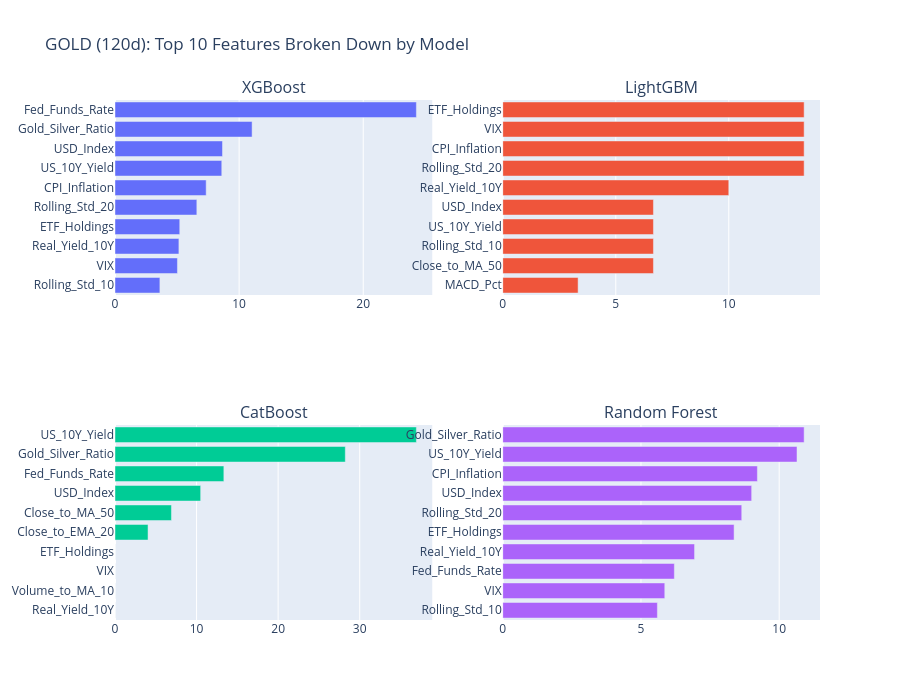
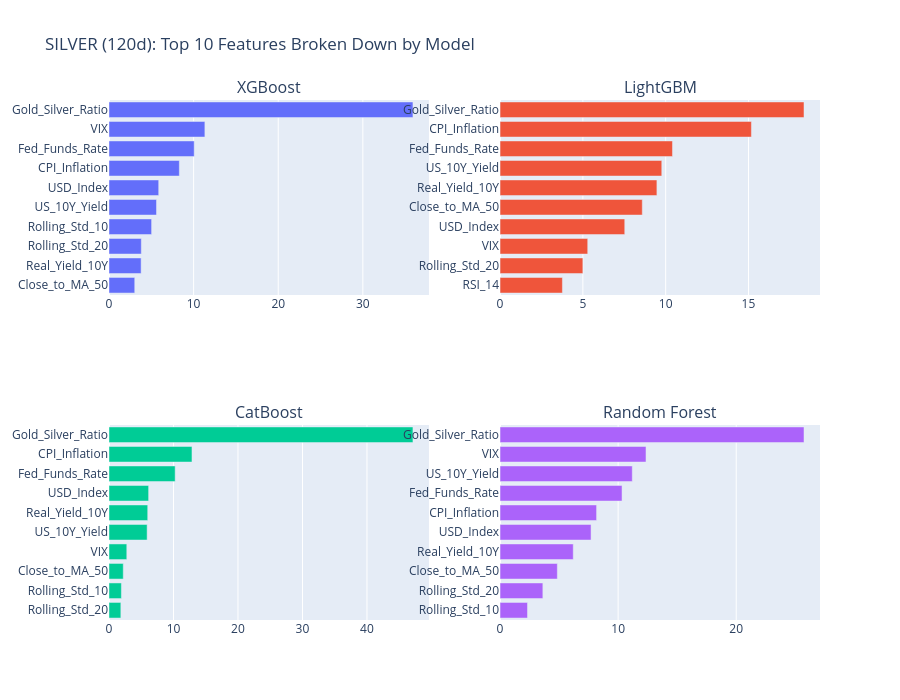
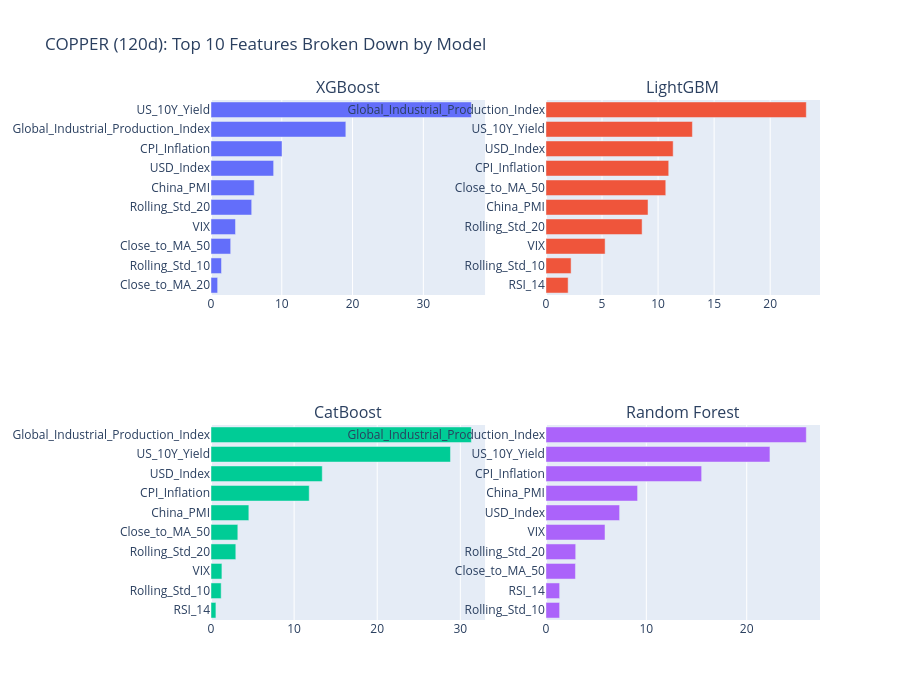
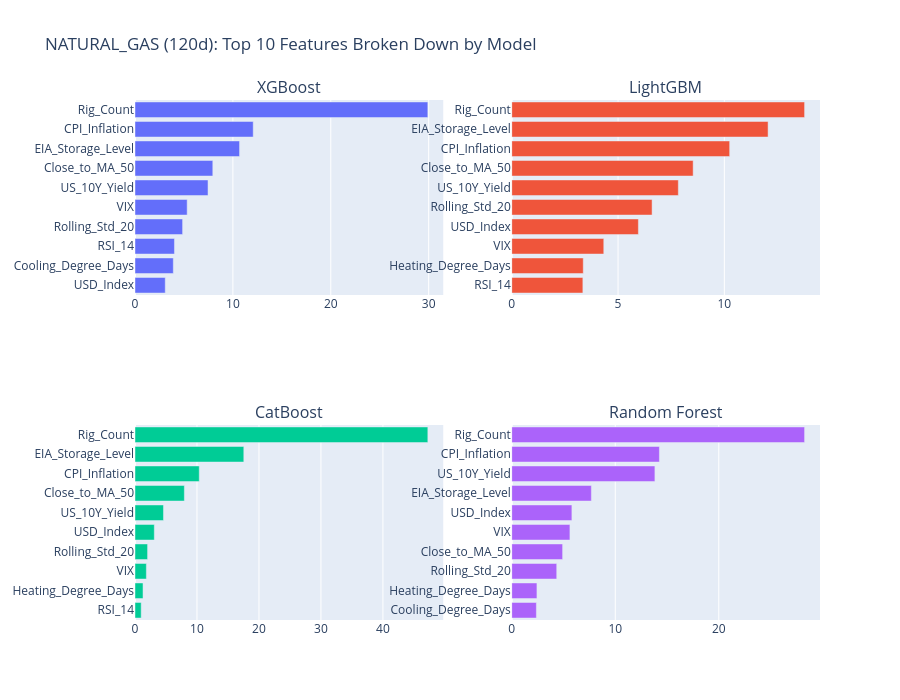

Source (notebook cell) for these figures, in order:
### Code cell
from plotly.subplots import make_subplots

for name in commodities:
    df_fi = feature_importances[name]
    # Normalize each column to 100%
    df_fi_norm = df_fi.div(df_fi.sum(axis=0), axis=1) * 100
    
    fig = make_subplots(rows=2, cols=2, subplot_titles=("XGBoost", "LightGBM", "CatBoost", "Random Forest"))
    models = ["XGBoost", "LightGBM", "CatBoost", "RandomForest"]
    
    for i, model_name in enumerate(models):
        row = (i // 2) + 1
        col = (i % 2) + 1
        
        top_10 = df_fi_norm[model_name].sort_values(ascending=True).tail(10)
        
        fig.add_trace(go.Bar(x=top_10.values, y=top_10.index, orientation='h', name=model_name), row=row, col=col)
        
    fig.update_layout(height=700, title_text=f"{name.upper()} ({HORIZON}d): Top 10 Features Broken Down by Model", showlegend=False)
    fig.show()

### Figure 1 — Plotly figure (JSON) as saved in the notebook; plotly's stock layout.template omitted (floating-point values rounded to 4 significant figures)
{"data": [{"name": "XGBoost", "orientation": "h", "type": "bar", "x": [3.617, 5.031, 5.149, 5.217, 6.594, 7.346, 8.602, 8.661, 11.05, 24.28], "xaxis": "x", "y": ["Rolling_Std_10", "VIX", "Real_Yield_10Y", "ETF_Holdings", "Rolling_Std_20", "CPI_Inflation", "US_10Y_Yield", "USD_Index", "Gold_Silver_Ratio", "Fed_Funds_Rate"], "yaxis": "y"}, {"name": "LightGBM", "orientation": "h", "type": "bar", "x": [3.333, 6.667, 6.667, 6.667, 6.667, 10.0, 13.33, 13.33, 13.33, 13.33], "xaxis": "x2", "y": ["MACD_Pct", "Close_to_MA_50", "Rolling_Std_10", "US_10Y_Yield", "USD_Index", "Real_Yield_10Y", "Rolling_Std_20", "CPI_Inflation", "VIX", "ETF_Holdings"], "yaxis": "y2"}, {"name": "CatBoost", "orientation": "h", "type": "bar", "x": [0.0, 0.0, 0.0, 0.0, 4.051, 6.92, 10.5, 13.34, 28.24, 36.95], "xaxis": "x3", "y": ["Real_Yield_10Y", "Volume_to_MA_10", "VIX", "ETF_Holdings", "Close_to_EMA_20", "Close_to_MA_50", "USD_Index", "Fed_Funds_Rate", "Gold_Silver_Ratio", "US_10Y_Yield"], "yaxis": "y3"}, {"name": "RandomForest", "orientation": "h", "type": "bar", "x": [5.594, 5.861, 6.207, 6.938, 8.369, 8.645, 9.004, 9.211, 10.64, 10.9], "xaxis": "x4", "y": ["Rolling_Std_10", "VIX", "Fed_Funds_Rate", "Real_Yield_10Y", "ETF_Holdings", "Rolling_Std_20", "USD_Index", "CPI_Inflation", "US_10Y_Yield", "Gold_Silver_Ratio"], "yaxis": "y4"}], "layout": {"annotations": [{"font": {"size": 16}, "showarrow": false, "text": "XGBoost", "x": 0.225, "xanchor": "center", "xref": "paper", "y": 1, "yanchor": "bottom", "yref": "paper"}, {"font": {"size": 16}, "showarrow": false, "text": "LightGBM", "x": 0.775, "xanchor": "center", "xref": "paper", "y": 1, "yanchor": "bottom", "yref": "paper"}, {"font": {"size": 16}, "showarrow": false, "text": "CatBoost", "x": 0.225, "xanchor": "center", "xref": "paper", "y": 0.375, "yanchor": "bottom", "yref": "paper"}, {"font": {"size": 16}, "showarrow": false, "text": "Random Forest", "x": 0.775, "xanchor": "center", "xref": "paper", "y": 0.375, "yanchor": "bottom", "yref": "paper"}], "height": 700, "showlegend": false, "title": {"text": "GOLD (120d): Top 10 Features Broken Down by Model"}, "xaxis": {"anchor": "y", "domain": [0, 0.45]}, "xaxis2": {"anchor": "y2", "domain": [0.55, 1]}, "xaxis3": {"anchor": "y3", "domain": [0, 0.45]}, "xaxis4": {"anchor": "y4", "domain": [0.55, 1]}, "yaxis": {"anchor": "x", "domain": [0.625, 1]}, "yaxis2": {"anchor": "x2", "domain": [0.625, 1]}, "yaxis3": {"anchor": "x3", "domain": [0, 0.375]}, "yaxis4": {"anchor": "x4", "domain": [0, 0.375]}}}

### Figure 2 — Plotly figure (JSON) as saved in the notebook; plotly's stock layout.template omitted (floating-point values rounded to 4 significant figures)
{"data": [{"name": "XGBoost", "orientation": "h", "type": "bar", "x": [3.042, 3.796, 3.817, 5.035, 5.615, 5.874, 8.312, 10.07, 11.33, 35.92], "xaxis": "x", "y": ["Close_to_MA_50", "Real_Yield_10Y", "Rolling_Std_20", "Rolling_Std_10", "US_10Y_Yield", "USD_Index", "CPI_Inflation", "Fed_Funds_Rate", "VIX", "Gold_Silver_Ratio"], "yaxis": "y"}, {"name": "LightGBM", "orientation": "h", "type": "bar", "x": [3.765, 5.0, 5.294, 7.529, 8.588, 9.471, 9.765, 10.41, 15.18, 18.35], "xaxis": "x2", "y": ["RSI_14", "Rolling_Std_20", "VIX", "USD_Index", "Close_to_MA_50", "Real_Yield_10Y", "US_10Y_Yield", "Fed_Funds_Rate", "CPI_Inflation", "Gold_Silver_Ratio"], "yaxis": "y2"}, {"name": "CatBoost", "orientation": "h", "type": "bar", "x": [1.836, 1.92, 2.211, 2.758, 5.913, 6.006, 6.145, 10.26, 12.87, 47.13], "xaxis": "x3", "y": ["Rolling_Std_20", "Rolling_Std_10", "Close_to_MA_50", "VIX", "US_10Y_Yield", "Real_Yield_10Y", "USD_Index", "Fed_Funds_Rate", "CPI_Inflation", "Gold_Silver_Ratio"], "yaxis": "y3"}, {"name": "RandomForest", "orientation": "h", "type": "bar", "x": [2.324, 3.626, 4.851, 6.199, 7.706, 8.175, 10.33, 11.2, 12.36, 25.74], "xaxis": "x4", "y": ["Rolling_Std_10", "Rolling_Std_20", "Close_to_MA_50", "Real_Yield_10Y", "USD_Index", "CPI_Inflation", "Fed_Funds_Rate", "US_10Y_Yield", "VIX", "Gold_Silver_Ratio"], "yaxis": "y4"}], "layout": {"annotations": [{"font": {"size": 16}, "showarrow": false, "text": "XGBoost", "x": 0.225, "xanchor": "center", "xref": "paper", "y": 1, "yanchor": "bottom", "yref": "paper"}, {"font": {"size": 16}, "showarrow": false, "text": "LightGBM", "x": 0.775, "xanchor": "center", "xref": "paper", "y": 1, "yanchor": "bottom", "yref": "paper"}, {"font": {"size": 16}, "showarrow": false, "text": "CatBoost", "x": 0.225, "xanchor": "center", "xref": "paper", "y": 0.375, "yanchor": "bottom", "yref": "paper"}, {"font": {"size": 16}, "showarrow": false, "text": "Random Forest", "x": 0.775, "xanchor": "center", "xref": "paper", "y": 0.375, "yanchor": "bottom", "yref": "paper"}], "height": 700, "showlegend": false, "title": {"text": "SILVER (120d): Top 10 Features Broken Down by Model"}, "xaxis": {"anchor": "y", "domain": [0, 0.45]}, "xaxis2": {"anchor": "y2", "domain": [0.55, 1]}, "xaxis3": {"anchor": "y3", "domain": [0, 0.45]}, "xaxis4": {"anchor": "y4", "domain": [0.55, 1]}, "yaxis": {"anchor": "x", "domain": [0.625, 1]}, "yaxis2": {"anchor": "x2", "domain": [0.625, 1]}, "yaxis3": {"anchor": "x3", "domain": [0, 0.375]}, "yaxis4": {"anchor": "x4", "domain": [0, 0.375]}}}

### Figure 3 — Plotly figure (JSON) as saved in the notebook; plotly's stock layout.template omitted (floating-point values rounded to 4 significant figures)
{"data": [{"name": "XGBoost", "orientation": "h", "type": "bar", "x": [0.9368, 1.483, 2.78, 3.46, 5.749, 6.109, 8.849, 10.04, 19.05, 36.78], "xaxis": "x", "y": ["Close_to_MA_20", "Rolling_Std_10", "Close_to_MA_50", "VIX", "Rolling_Std_20", "China_PMI", "USD_Index", "CPI_Inflation", "Global_Industrial_Production_Index", "US_10Y_Yield"], "yaxis": "y"}, {"name": "LightGBM", "orientation": "h", "type": "bar", "x": [1.979, 2.243, 5.277, 8.575, 9.103, 10.69, 10.95, 11.35, 13.06, 23.22], "xaxis": "x2", "y": ["RSI_14", "Rolling_Std_10", "VIX", "Rolling_Std_20", "China_PMI", "Close_to_MA_50", "CPI_Inflation", "USD_Index", "US_10Y_Yield", "Global_Industrial_Production_Index"], "yaxis": "y2"}, {"name": "CatBoost", "orientation": "h", "type": "bar", "x": [0.5917, 1.224, 1.312, 2.985, 3.227, 4.553, 11.82, 13.39, 28.82, 31.33], "xaxis": "x3", "y": ["RSI_14", "Rolling_Std_10", "VIX", "Rolling_Std_20", "Close_to_MA_50", "China_PMI", "CPI_Inflation", "USD_Index", "US_10Y_Yield", "Global_Industrial_Production_Index"], "yaxis": "y3"}, {"name": "RandomForest", "orientation": "h", "type": "bar", "x": [1.359, 1.362, 2.94, 2.964, 5.884, 7.339, 9.129, 15.51, 22.31, 25.94], "xaxis": "x4", "y": ["Rolling_Std_10", "RSI_14", "Close_to_MA_50", "Rolling_Std_20", "VIX", "USD_Index", "China_PMI", "CPI_Inflation", "US_10Y_Yield", "Global_Industrial_Production_Index"], "yaxis": "y4"}], "layout": {"annotations": [{"font": {"size": 16}, "showarrow": false, "text": "XGBoost", "x": 0.225, "xanchor": "center", "xref": "paper", "y": 1, "yanchor": "bottom", "yref": "paper"}, {"font": {"size": 16}, "showarrow": false, "text": "LightGBM", "x": 0.775, "xanchor": "center", "xref": "paper", "y": 1, "yanchor": "bottom", "yref": "paper"}, {"font": {"size": 16}, "showarrow": false, "text": "CatBoost", "x": 0.225, "xanchor": "center", "xref": "paper", "y": 0.375, "yanchor": "bottom", "yref": "paper"}, {"font": {"size": 16}, "showarrow": false, "text": "Random Forest", "x": 0.775, "xanchor": "center", "xref": "paper", "y": 0.375, "yanchor": "bottom", "yref": "paper"}], "height": 700, "showlegend": false, "title": {"text": "COPPER (120d): Top 10 Features Broken Down by Model"}, "xaxis": {"anchor": "y", "domain": [0, 0.45]}, "xaxis2": {"anchor": "y2", "domain": [0.55, 1]}, "xaxis3": {"anchor": "y3", "domain": [0, 0.45]}, "xaxis4": {"anchor": "y4", "domain": [0.55, 1]}, "yaxis": {"anchor": "x", "domain": [0.625, 1]}, "yaxis2": {"anchor": "x2", "domain": [0.625, 1]}, "yaxis3": {"anchor": "x3", "domain": [0, 0.375]}, "yaxis4": {"anchor": "x4", "domain": [0, 0.375]}}}

### Figure 4 — Plotly figure (JSON) as saved in the notebook; plotly's stock layout.template omitted (floating-point values rounded to 4 significant figures)
{"data": [{"name": "XGBoost", "orientation": "h", "type": "bar", "x": [3.091, 3.914, 4.031, 4.862, 5.329, 7.46, 7.947, 10.68, 12.08, 29.91], "xaxis": "x", "y": ["USD_Index", "Cooling_Degree_Days", "RSI_14", "Rolling_Std_20", "VIX", "US_10Y_Yield", "Close_to_MA_50", "EIA_Storage_Level", "CPI_Inflation", "Rig_Count"], "yaxis": "y"}, {"name": "LightGBM", "orientation": "h", "type": "bar", "x": [3.345, 3.363, 4.329, 5.957, 6.601, 7.835, 8.533, 10.25, 12.06, 13.77], "xaxis": "x2", "y": ["RSI_14", "Heating_Degree_Days", "VIX", "USD_Index", "Rolling_Std_20", "US_10Y_Yield", "Close_to_MA_50", "CPI_Inflation", "EIA_Storage_Level", "Rig_Count"], "yaxis": "y2"}, {"name": "CatBoost", "orientation": "h", "type": "bar", "x": [0.9984, 1.295, 1.835, 2.029, 3.117, 4.594, 7.963, 10.37, 17.55, 47.25], "xaxis": "x3", "y": ["RSI_14", "Heating_Degree_Days", "VIX", "Rolling_Std_20", "USD_Index", "US_10Y_Yield", "Close_to_MA_50", "CPI_Inflation", "EIA_Storage_Level", "Rig_Count"], "yaxis": "y3"}, {"name": "RandomForest", "orientation": "h", "type": "bar", "x": [2.379, 2.432, 4.345, 4.915, 5.619, 5.81, 7.692, 13.83, 14.27, 28.29], "xaxis": "x4", "y": ["Cooling_Degree_Days", "Heating_Degree_Days", "Rolling_Std_20", "Close_to_MA_50", "VIX", "USD_Index", "EIA_Storage_Level", "US_10Y_Yield", "CPI_Inflation", "Rig_Count"], "yaxis": "y4"}], "layout": {"annotations": [{"font": {"size": 16}, "showarrow": false, "text": "XGBoost", "x": 0.225, "xanchor": "center", "xref": "paper", "y": 1, "yanchor": "bottom", "yref": "paper"}, {"font": {"size": 16}, "showarrow": false, "text": "LightGBM", "x": 0.775, "xanchor": "center", "xref": "paper", "y": 1, "yanchor": "bottom", "yref": "paper"}, {"font": {"size": 16}, "showarrow": false, "text": "CatBoost", "x": 0.225, "xanchor": "center", "xref": "paper", "y": 0.375, "yanchor": "bottom", "yref": "paper"}, {"font": {"size": 16}, "showarrow": false, "text": "Random Forest", "x": 0.775, "xanchor": "center", "xref": "paper", "y": 0.375, "yanchor": "bottom", "yref": "paper"}], "height": 700, "showlegend": false, "title": {"text": "NATURAL_GAS (120d): Top 10 Features Broken Down by Model"}, "xaxis": {"anchor": "y", "domain": [0, 0.45]}, "xaxis2": {"anchor": "y2", "domain": [0.55, 1]}, "xaxis3": {"anchor": "y3", "domain": [0, 0.45]}, "xaxis4": {"anchor": "y4", "domain": [0.55, 1]}, "yaxis": {"anchor": "x", "domain": [0.625, 1]}, "yaxis2": {"anchor": "x2", "domain": [0.625, 1]}, "yaxis3": {"anchor": "x3", "domain": [0, 0.375]}, "yaxis4": {"anchor": "x4", "domain": [0, 0.375]}}}
